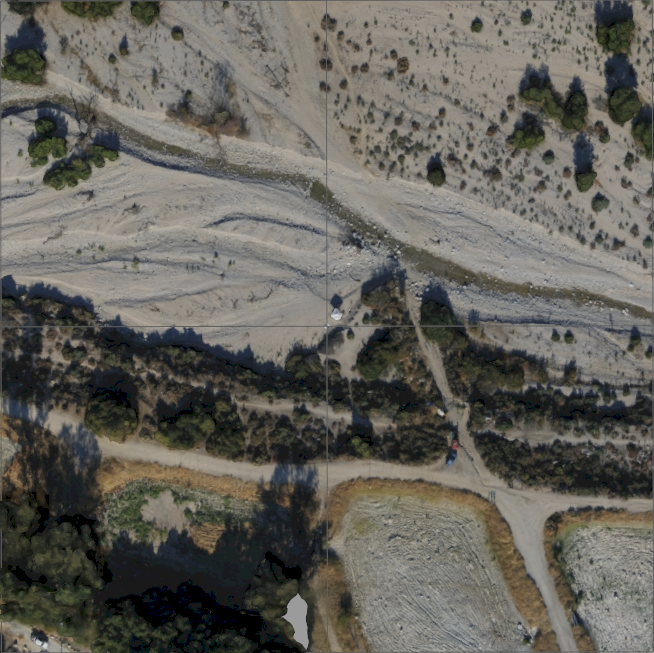
#> input picture scripts/high_100m_arroyo_grid.png, 654 x 653 px, found by its file name
$ python plotter.py
#> lines starting #> are read from the running program, lines starting #| are printed output that depends on the picture
import csv
import matplotlib.pyplot as plt
import matplotlib.image as mpimg

log_name = 'Monte_Carlo/Rough_Map_Complete_Randomization/not_coincident_WPs'


# Plot points
fig, ax = plt.subplots()
img = mpimg.imread('scripts/high_100m_arroyo_grid.png')  # Load background image
#> img is the input picture: shape (653, 654, 4) float32; mean R, G, B, A 0.392, 0.384, 0.358, 1
ax.imshow(img, extent=[-100, 100, -100, 100])  # Adjust extent as needed
# Mission waypoint
ax.scatter(0,0, color='black')
ax.scatter(-11.563968813290693, 24.739966478190148, color='orange')
ax.scatter(-4.30025, 0.834371, color='yellow')
ax.scatter(-7.00025,0.884371, color='green')
plt.plot([-4.30025, -7.00025], [0.834371, 0.884371], linestyle='-', color='black')

# Customize plot
plt.xlabel('X [m]')
plt.ylabel('Y [m]')
# plt.title('Demo Landing')
plt.grid(True)
plt.savefig(f"plots/landing_attempts.pdf")
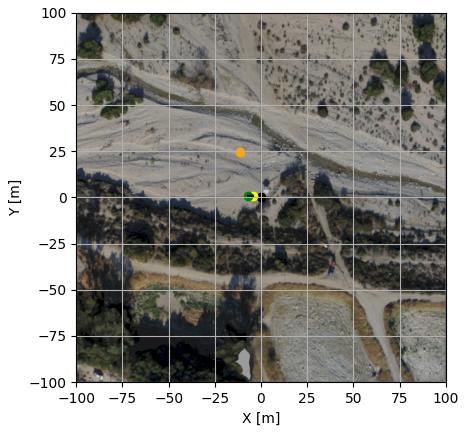
#> figure drawn by matplotlib, 1 panel
plt.show()
